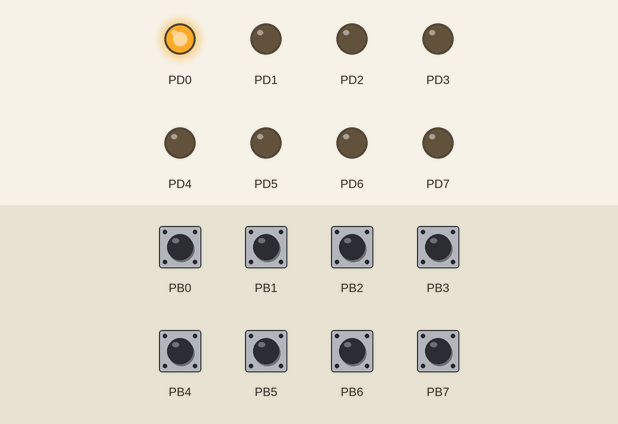
Recording of a program running on a simulated ATmega328P, built with avr-gcc and emulated at 1 MHz (the files do not name the chip). Shown: output pins drawn as LEDs (lit = HIGH). The test bench sets the inputs (shaded band); at power-on: PB0–7 HIGH.

Above: at 1.2 s.
1.3 s: PB0 pulled LOW for 0.15 s
At 1.45 s:
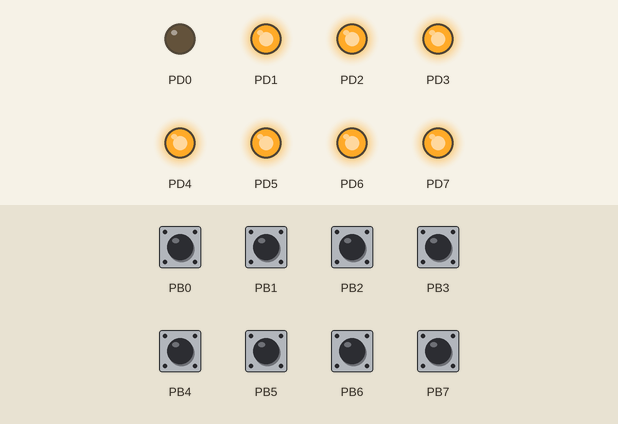
3.4 s: PB1 pulled LOW for 0.15 s
At 3.55 s:
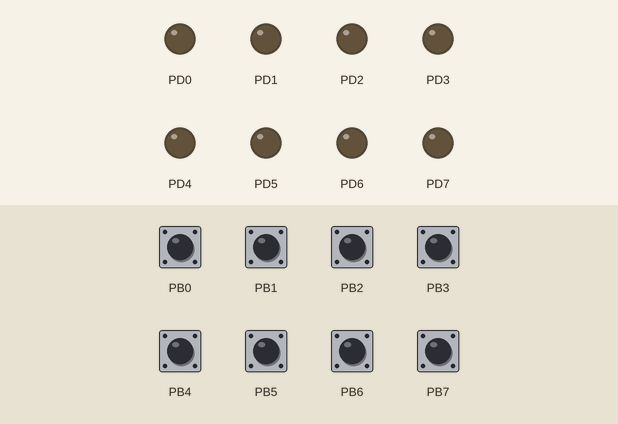
6.4 s: PB1 pulled LOW for 1 s
At 6.85 s:
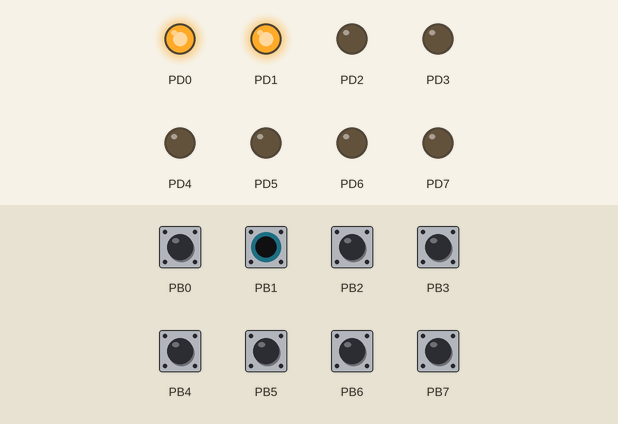
Timing chart, 0 to 10.3 s (numbered marks = the images above; inputs shaded):
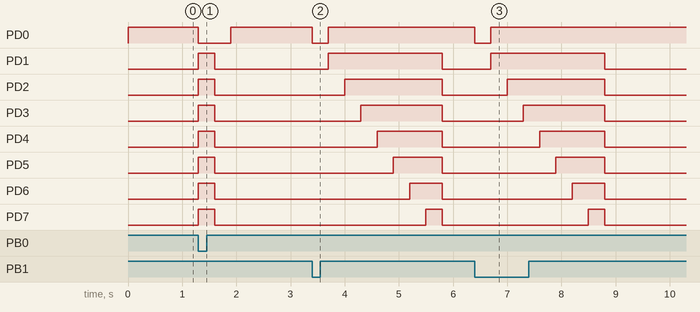

The program:

main.c
```c
#define F_CPU 1000000UL

#include <avr/io.h>
#include <util/delay.h>

// 1. Кнопки подключаем к 2 выводам порта B
// Для этого 0-ой и 1-ый биты регистра DDRB должны быть установлены в 0
// Соответствующие биты регистра PORTB устанавливаем в 1 — подключается подтягивающий резистор МК,
// т.е. по умолчанию на этих выводах будет логическая 1 (+5 В)
// Если биты регистра PORTB установить в 0, то вывод будет подключён к высокому входному сопротивлению
// Устанавливать PORTx в 1 явл. более предпочтительным — помехоустойчивость
// [При возникновении мощной электрической помехи, вывод установленный в 0, может воспринять наведённый потенциал
// как смену входного сигнала]

// 2. С помощью регистра PINx можно узнать текущее значение PORTx
// В нашем случае, когда кнопка будет нажата, соответствующий бит регистра PINB установится в 0

// 3.
// Делаем свой дефайн для переменной времени мигания
#define BLINK 300

// 4.
// Делаем свой дефайн для портов со светодиодами и кнопками - переназываем их удобным нам именем
#define LED PORTD
#define BUT PORTB


int main(void)
{

	DDRB = 0b00000000;
	DDRD = 0b11111111;

	LED = 0b00000001;
	BUT = 0b11111111;

	while (1)
	{
		if (PINB == 0b11111110)
		{
			LED = 0b11111110;
			_delay_ms(BLINK);
			LED = 0b00000000;
			_delay_ms(BLINK);
		}
		else
		{
			LED = 0b00000001;
		}

		if (PINB == 0b11111101)
		{
			LED = 0b00000000;
			_delay_ms(BLINK);
			LED = 0b00000011;
			_delay_ms(BLINK);
			LED = 0b00000111;
			_delay_ms(BLINK);
			LED = 0b00001111;
			_delay_ms(BLINK);
			LED = 0b00011111;
			_delay_ms(BLINK);
			LED = 0b00111111;
			_delay_ms(BLINK);
			LED = 0b01111111;
			_delay_ms(BLINK);
			LED = 0b11111111;
			_delay_ms(BLINK);
		}
		else
		{
			LED = 0b00000001;
		}
	}
}
```

Measured:
- after the input at 1.3 s, PD0: HIGH → LOW at once, → HIGH 0.60 s later; PD1–7: LOW → HIGH at once, → LOW 0.30 s later
- after the input at 3.4 s, PD0: HIGH → LOW at once, → HIGH 0.30 s later; PD1: LOW → HIGH after 0.30 s, → LOW 2.1 s later; PD2: LOW → HIGH after 0.60 s, → LOW 1.8 s later; PD3: LOW → HIGH after 0.90 s, → LOW 1.5 s later; PD4: LOW → HIGH after 1.2 s, → LOW 1.2 s later
- after the input at 6.4 s, PD0: HIGH → LOW at once, → HIGH 0.30 s later; PD1: LOW → HIGH after 0.30 s, → LOW 2.1 s later; PD2: LOW → HIGH after 0.60 s, → LOW 1.8 s later; PD3: LOW → HIGH after 0.90 s, → LOW 1.5 s later; PD4: LOW → HIGH after 1.2 s, → LOW 1.2 s later
